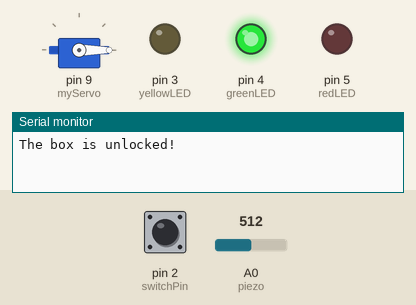
Bench run of a sketch on a simulated Arduino Uno, built with avr-gcc and run on an emulated ATmega328P. On the bench: servo, output pins drawn as LEDs (lit = HIGH), the last lines printed to the serial monitor. Inputs (shaded band) come from the test bench; at power-on: pin 2 (switchPin) LOW, A0 (piezo) = 512.

Above: at 1.2 s.
1.3 s: pin 2 (switchPin) pulled HIGH for 0.15 s
4.4 s: A0 (piezo) set to 12
6.0 s: A0 (piezo) set to 9
7.5 s: A0 (piezo) set to 110
At 10.4 s:
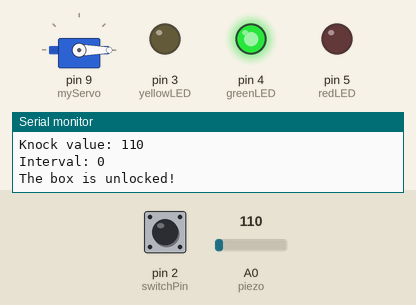
10.5 s: pin 2 (switchPin) driven HIGH
At 14.3 s:
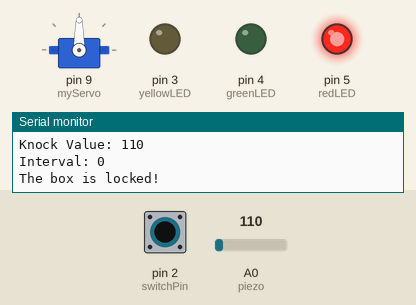
Timing chart, 0 to 14.5 s (numbered marks = the images above; inputs shaded):
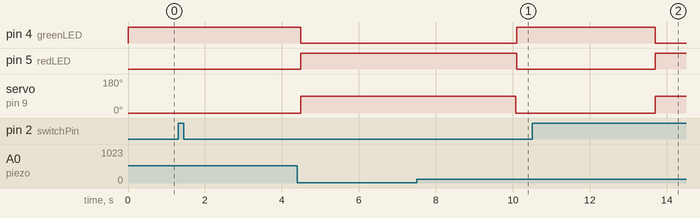

Measured:
- after the input at 7.5 s, pin 4 (greenLED): LOW → HIGH after 2.6 s instead of 1.5 s; pin 5 (redLED): HIGH → LOW after 2.6 s instead of 1.5 s; servo on pin 9 (myServo): 90° → 0° after 2.6 s instead of 1.5 s
- after the input at 10.5 s, pin 4 (greenLED): HIGH → LOW after 3.2 s; pin 5 (redLED): LOW → HIGH after 3.2 s; servo on pin 9 (myServo): 0° → 90° after 3.2 s

The sketch:

knock-lock-improved.ino
```cpp
#include <Servo.h>
// make it better, i.e. more secure
// perhaps use two arrays to store knock values
// and intervals
// if knock values fall between threshold and
// intervals fall between threshold (normalized)
// then it unlocks?

Servo myServo;
const int piezo = A0;
const int switchPin = 2;
const int yellowLED = 3;
const int greenLED = 4;
const int redLED = 5;
int knockVal;
int switchVal;
const int quietKnock = 10;
const int loudKnock = 100;
boolean locked = false;
boolean reset = false;
int numberOfKnocks = 0;
int knockIntervals[100];
int knockLoudness[100];
int secretIntervals[100];
int secretLoudness[100];
int startTime;
int endTime;
const int cutOff = 3000; // milliseconds

void setup() {
  myServo.attach(9);
  pinMode(yellowLED, OUTPUT);
  pinMode(redLED, OUTPUT);
  pinMode(greenLED, OUTPUT);
  pinMode(switchPin, INPUT);
  Serial.begin(9600);
  digitalWrite(greenLED, HIGH);
  myServo.write(0);
  Serial.println("The box is unlocked!");
}

void loop() {
  endTime = millis();
  if (reset) {
    endTime, startTime = 0;
    int knockIntervals[100];
    int knockLoudness[100];
    for (int i = 0; i <= 5; i++) {
      digitalWrite(redLED, LOW);
      delay(100);
      digitalWrite(redLED, HIGH);
      delay(100);
    }
    reset = false;
  }
  if (!locked) {
    switchVal = digitalRead(switchPin);
    if (switchVal == HIGH) {
      locked = true;
      startTime = millis();
      endTime = millis();
      int index = 0;
      Serial.println("Starting recording of secret knocks");
      while (endTime - startTime < cutOff && index < 100) {
        knockVal = analogRead(piezo);
        endTime = millis();
        if (knockVal > 10 && index < 100) {
          secretLoudness[index] = knockVal;
          secretIntervals[index] = endTime - startTime;
          Serial.print("Knock Value: ");
          Serial.println(secretLoudness[index]);
          Serial.print("Interval: ");
          Serial.println(secretIntervals[index]);
          startTime = millis();
          index++;
        }
      }
      digitalWrite(greenLED, LOW);
      digitalWrite(redLED, HIGH);
      myServo.write(90);
      Serial.println("The box is locked!");
      delay(1000);
    }
  }
  if (locked) {
    startTime = millis();
    endTime = millis();
    int index = 0;
    while (endTime - startTime < cutOff && index < 100) {
      knockVal = analogRead(piezo);
      endTime = millis();
      if (knockVal > 10 && index < 100) {
        knockLoudness[index] = knockVal;
        knockIntervals[index] = endTime - startTime;
        Serial.print("Knock value: ");
        Serial.println(knockLoudness[index]);
        Serial.print("Interval: ");
        Serial.println(knockIntervals[index]);
        startTime = millis();
        index++;
      }
    }
    if (checkSecrets(knockIntervals, secretIntervals, 0) &&
      checkSecrets(knockLoudness, secretLoudness, 1)) {
      locked = false;
      myServo.write(0);
      delay(20);
      digitalWrite(greenLED, HIGH);
      digitalWrite(redLED, LOW);
      Serial.println("The box is unlocked!");
    }
    else {
      Serial.println("Knock incorrect!");
      reset = true;
    }
  }
}

boolean checkForKnock(int value){
  if (value > quietKnock && value < loudKnock) {
    digitalWrite(yellowLED, HIGH);
    delay(50);
    digitalWrite(yellowLED, LOW);
    Serial.print("Valid knock of value ");
    Serial.println(value);
    return true;
  }
  else {
    Serial.print("Bad knock value ");
    Serial.println(value);
    return false;
  }
}

boolean VerifyKnocks(int knockIntervals[100],
  int knockLoudness[100]){
    boolean intervals = false;
    boolean loudness = false;
    if (checkSecrets(knockIntervals, secretIntervals, 0)) {
      intervals = true;
    }
    if (checkSecrets(knockLoudness, secretLoudness, 1)){
      loudness = true;
    }
    return (intervals && loudness);
}

boolean checkSecrets(int knock[100],
  int secret[100], int type) {
    int threshold;
    if (type == 0) { // intervals
      threshold = 100000; // milliseconds
    }
    else {
      threshold = 100000; // loudness value
    }
    for (int i = 0; i < 100; i ++) {
      if ((knock[i] >= secret[i] + threshold) &&
        (knock[i] <= secret[i] - threshold)) {
          continue;
        }
      else {
        return false;
      }
    }
    return true;
}
```
